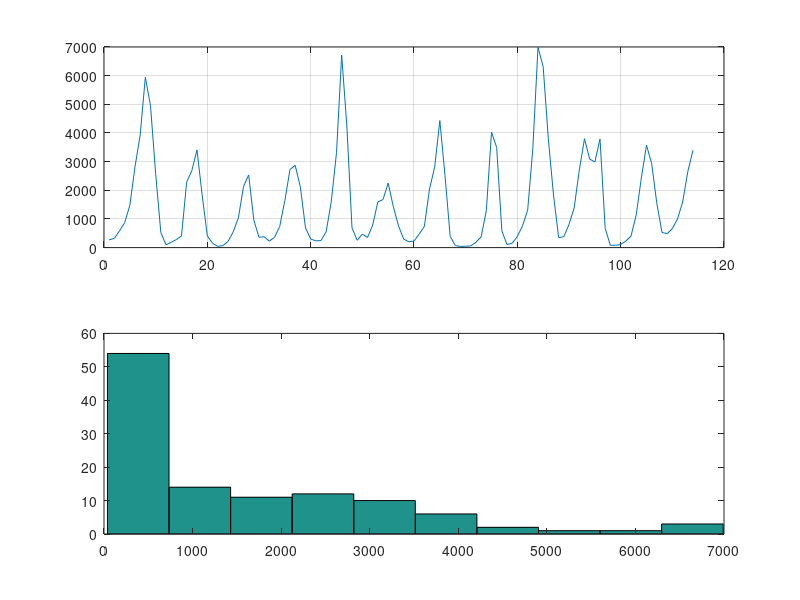

MATLAB code to generate this figure: (Note: this script raises an error after producing the figure.)
%EX_LYNX: Analysis of Canadian lynx data 
%
echo off

% A. Swami April 15, 1995 
% Copyright (c) 1991-2001 by United Signals & Systems, Inc. 
%       $Revision: 1.6 $

%     RESTRICTED RIGHTS LEGEND
% Use, duplication, or disclosure by the Government is subject to
% restrictions as set forth in subparagraph (c) (1) (ii) of the 
% Rights in Technical Data and Computer Software clause of DFARS
% 252.227-7013. 
% Manufacturer: United Signals & Systems, Inc., P.O. Box 2374, 
% Culver City, California 90231. 
%
%  This material may be reproduced by or for the U.S. Government pursuant 
%  to the copyright license under the clause at DFARS 252.227-7013. 

clear, 
echo on


 load lynx.dat               % LYNX data 
 sp = lynx(:,2);

 figno(1) = gcf; 
 clc
 subplot(211),  plot( 1:length(sp),sp), grid on 
 subplot(212), hist(sp), 
 set(gcf,'Name','lynx data') 

%Hit any key to continue
pause  

% These are the  Canadian lynx data, counts for years 1821-1934
%   these data are all positive valued 
%   differencing the data is useful in such cases 
% The histogram (univariate) is almost symmetric, but the data have 
% non-zero bispectrum. 

 sp = diff(sp);
 sp_txt = 'lynx data (differenced)';
 ex_eda 

echo on
%  End of lynx-data demo
%  Hit any key to clear all plots, and return to previous menu
pause

echo off
for k=1:length(figno)
    close(figno(k))      % figno has figure numbers returned by ex_eda
end   
clear figno

return
